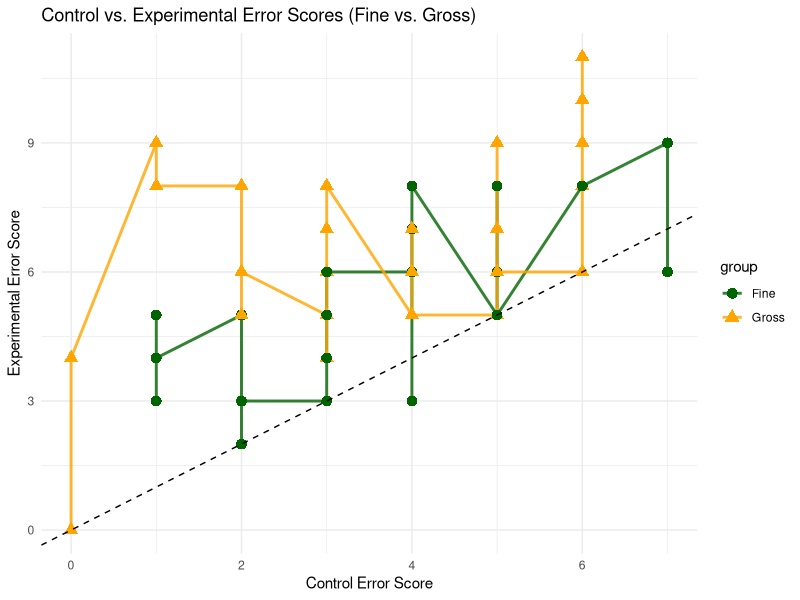
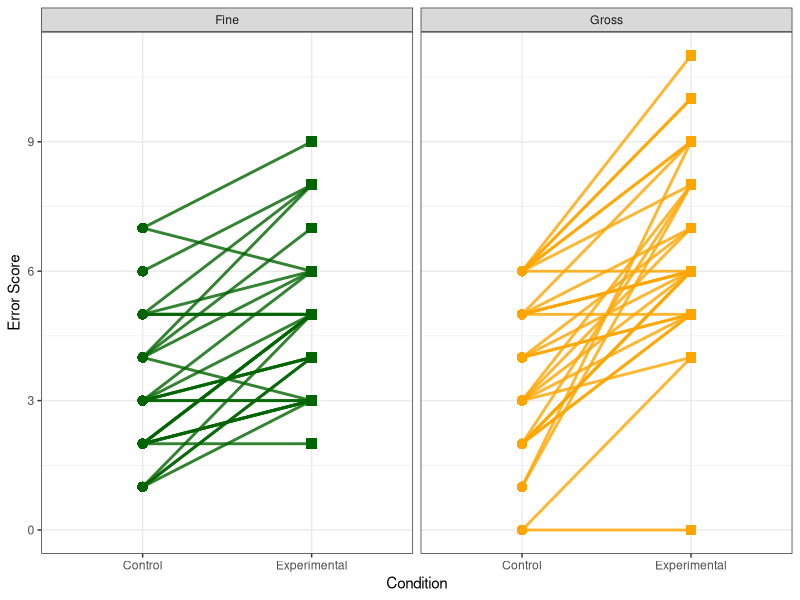

Write the R code that produced these figures, in order. (Note: this script raises an error after producing the figures.)
## ---- chunk 1
library(tidyverse)
library(lmerTest)

data <- read_csv("task_error_data.csv") %>%
  na.omit()
## ---- chunk 2
library(tidyverse)

# 1A. Convert wide columns (FC_error, FM_error, GC_error, GM_error) to long
data_long <- data %>%
  pivot_longer(
    cols = c(FC_error, FM_error, GC_error, GM_error),
    names_to = "temp",
    values_to = "error"
  ) %>%
  mutate(
    group = if_else(str_detect(temp, "^F"), "Fine", "Gross"),
    condition = if_else(str_detect(temp, "C"), "Control", "Experimental")
  ) %>%
  select(-temp)

# 1B. (Optional) Handle duplicates if needed, e.g., by averaging:
data_long_clean <- data_long %>%
  group_by(Participants, group, condition) %>%
  summarize(error = mean(error, na.rm = TRUE), .groups = "drop")

# 1C. Pivot to wide format: one row per (Participants + group), columns = Control, Experimental
data_wide <- data_long_clean %>%
  pivot_wider(names_from = condition, values_from = error)




ggplot(data_wide, aes(x = Control, y = Experimental, color = group)) +
  # Connect Fine and Gross points for each participant
  geom_line(aes(group = group), size = 1, alpha = 0.8) +
  
  # Plot the points themselves
  geom_point(aes(shape = group), size = 3, stroke = 1) +
  
  # Custom shapes and colors
  scale_shape_manual(values = c("Fine" = 16, "Gross" = 17)) +
  scale_color_manual(values = c("Fine" = "darkgreen", "Gross" = "orange")) +
  
  # Optional reference line (diagonal)
  geom_abline(intercept = 0, slope = 1, linetype = "dashed") +
  
  # Labels and theme
  labs(
    title = "Control vs. Experimental Error Scores (Fine vs. Gross)",
    x = "Control Error Score",
    y = "Experimental Error Score"
  ) +
  theme_minimal()








## ---- chunk 3

data_long <- data %>%
  pivot_longer(cols = c(FC_error, FM_error, GC_error, GM_error),
               names_to = "temp",
               values_to = "error") %>%
  mutate(
    group = if_else(str_detect(temp, "F"), "Fine", "Gross"),
    condition = if_else(str_detect(temp, "C"), "Control", "Experimental")
  ) %>%
  select( - temp)

rdata_long <- data_long %>%
  pivot_wider(names_from = condition, values_from = error)


# Assuming 'data_long' has the following columns:
# participant, group (with values "Fine" or "Gross"), 
# condition (with values "Control" or "Experimental"), and error

scatter_combined <- ggplot(data_long, aes(x = condition, y = error, group = Participants, color = group)) +
  geom_line(size = 1, alpha = 0.8) +
  geom_point(aes(shape = condition), size = 3, stroke = 1) +
  facet_wrap(~ group) +
  theme_bw() +
  scale_shape_manual(values = c("Control" = 16, "Experimental" = 15)) +  # 16 = circle, 15 = square
  scale_color_manual(values = c("Fine" = "darkgreen", "Gross" = "orange")) +
  labs(#title = "Paired Observations by Group",
       x = "Condition",
       y = "Error Score") +
  theme(legend.position = "none")

scatter_combined

##scatterplot 

# 1. Convert your wide columns (FC_error, FM_error, GC_error, GM_error) to long format
data_long <- data %>%
  pivot_longer(
    cols = c(FC_error, FM_error, GC_error, GM_error),
    names_to = "temp",
    values_to = "error"
  ) %>%
  mutate(
    group = if_else(str_detect(temp, "^F"), "Fine", "Gross"),
    trial = if_else(str_detect(temp, "C"), "Control", "Experimental")
  )



# 2. Aggregate in case of duplicates, ensuring each participant-group-trial has a single value
data_long_clean <- data_long %>%
  group_by(Participants, group, trial) %>%
  summarize(error = mean(error, na.rm = TRUE), .groups = "drop")

# 3. Pivot so each row has 'Control' and 'Experimental' for a given participant-group
#    This yields 2 rows per participant (one for Fine, one for Gross), with columns:
#    Participants, group, Control, Experimental
data_wide <- data_long_clean %>%
  pivot_wider(
    names_from = c(trial, group),
    values_from = error
  ) %>%
  group_by(Participants) 

# 4. Plot Control vs. Experimental, colored by group (Fine or Gross)
ggplot(data_wide, aes(x = Control, y = Experimental, color = group)) +
  geom_point(size = 3) +
  geom_line(aes(group = Participants), size = 1, alpha = 0.8) +
  scale_color_manual(values = c("Fine" = "darkgreen", "Gross" = "orange")) +
  #geom_abline(intercept = 0, slope = 1, linetype = "dashed") +
  labs(
    title = "Control vs. Experimental Error Scores by Group",
    x = "Control Error Score",
    y = "Experimental Error Score"
  ) +
  theme_minimal()



library(ggplot2)

# Assuming your wide-format data (data_wide) has the following columns:
# Participants, Control_Fine, Experimental_Fine, Control_Gross, Experimental_Gross

ggplot(data_wide) +
  # Plot Fine group points
  geom_point(aes(x = Control_Fine, y = Experimental_Fine), 
             color = "darkgreen", shape = 16, size = 3) +
  # Plot Gross group points
  geom_point(aes(x = Control_Gross, y = Experimental_Gross), 
             color = "orange", shape = 17, size = 3) +
  # Connect Fine and Gross points for each participant
  geom_segment(aes(x = Control_Fine, y = Experimental_Fine, 
                   xend = Control_Gross, yend = Experimental_Gross),
               color = "black", linetype = "dashed", size = 0.8) +
  
  labs(title = "Control vs. Experimental Error Scores by Group",
       x = "Control Error Score",
       y = "Experimental Error Score") +
  theme_minimal()


library(tidyverse)






#ggsave("fig1.1.jpg", width = 8, height = 6, dpi = 300)
## ---- chunk 4

model_poisson <- glmer(
  error ~ group * condition + (1 | Participants),
  data = data_long,
  family = poisson(link = "log")
)
summary(model_poisson)

## ---- chunk 5

set.seed(21)

# Assume rdata_long has columns: Participants, group, Control, Experimental
# Split data into Fine and Gross groups
rdata_fine <- rdata_long %>% filter(group == "Fine")
rdata_gross <- rdata_long %>% filter(group == "Gross")

# Define bootstrap parameters
nboot <- 10000
np_fine <- nrow(rdata_fine)
np_gross <- nrow(rdata_gross)

# Function to perform hierarchical bootstrap for one group
bootstrap_group <- function(data, np, nboot) {
  # Create a matrix of bootstrap indices for participants
  bootid <- matrix(sample(np, np * nboot, replace = TRUE), nrow = nboot)
  # Allocate a matrix to store bootstrap results:
  # Column 1: 20% trimmed mean for Control, 
  # Column 2: 20% trimmed mean for Experimental,
  # Column 3: 20% trimmed mean difference (Experimental - Control)
  bootres <- matrix(NA, nrow = nboot, ncol = 3)
  
  for (B in 1:nboot) {
    # Sample participants with replacement for this bootstrap iteration
    boot_sample <- data[bootid[B, ], ]
    # Compute the 20% trimmed means for Control and Experimental conditions
    boot_control <- mean(boot_sample$Control, trim = 0.2)
    boot_experimental <- mean(boot_sample$Experimental, trim = 0.2)
    boot_diff <- boot_experimental - boot_control
    # Store the results
    bootres[B, 1] <- boot_control
    bootres[B, 2] <- boot_experimental
    bootres[B, 3] <- boot_diff
  }
  return(bootres)
}

# Run bootstrap for each group
bootres_fine <- bootstrap_group(rdata_fine, np_fine, nboot)
bootres_gross <- bootstrap_group(rdata_gross, np_gross, nboot)

# Compute the between-group difference for each bootstrap iteration:
# Difference (Fine - Gross) for each measure:
bootres_between <- cbind(
  Control_Diff = bootres_fine[, 1] - bootres_gross[, 1],
  Experimental_Diff = bootres_fine[, 2] - bootres_gross[, 2],
  Difference_Diff = bootres_fine[, 3] - bootres_gross[, 3]
)

# I dont want this ^ I want it so that its Fine_diff = bootres_experiental - bootstres_control,


## ---- chunk 6
# Summary statistics for Fine group difference (Experimental - Control)
fine_diff <- bootres_fine[, 3]
fine_trimmed_mean <- mean(fine_diff, trim = 0.2)
fine_sd <- sd(fine_diff)
fine_ci <- quantile(fine_diff, probs = c(0.025, 0.975), type = 6)
p_fine <- 2 * min(mean(fine_diff < 0), mean(fine_diff > 0))

# Summary statistics for Gross group difference (Experimental - Control)
gross_diff <- bootres_gross[, 3]
gross_trimmed_mean <- mean(gross_diff, trim = 0.2)
gross_sd <- sd(gross_diff)
gross_ci <- quantile(gross_diff, probs = c(0.025, 0.975), type = 6)
p_gross <- 2 * min(mean(gross_diff < 0), mean(gross_diff > 0))

# Summary statistics for the Between-Group Difference (Fine Difference - Gross Difference)
between_diff <- bootres_between[, 3]
between_trimmed_mean <- mean(between_diff, trim = 0.2)
between_sd <- sd(between_diff)
between_ci <- quantile(between_diff, probs = c(0.025, 0.975), type = 6)
p_between <- 2 * min(mean(between_diff < 0), mean(between_diff > 0))

# Print the results
cat("Fine Group Difference (20% trimmed):\n")
cat("  Mean =", fine_trimmed_mean, "\n")
cat("  SD   =", fine_sd, "\n")
cat("  95% CI =", fine_ci, "\n")
cat("  p-value =", p_fine, "\n\n")

cat("Gross Group Difference (20% trimmed):\n")
cat("  Mean =", gross_trimmed_mean, "\n")
cat("  SD   =", gross_sd, "\n")
cat("  95% CI =", gross_ci, "\n")
cat("  p-value =", p_gross, "\n\n")

cat("Between-Group Difference (20% trimmed):\n")
cat("  Mean =", between_trimmed_mean, "\n")
cat("  SD   =", between_sd, "\n")
cat("  95% CI =", between_ci, "\n")
cat("  p-value =", p_between, "\n")



## ---- chunk 7
# Create data frames for the within-group bootstrap results
boot_df_fine <- data.frame(
  Estimate = bootres_fine[, 3],
  Measure = "Fine Difference"
)
boot_df_gross <- data.frame(
  Estimate = bootres_gross[, 3],
  Measure = "Gross Difference"
)

# Create a data frame for the between-group differences
boot_df_between <- data.frame(
  Estimate = bootres_between[, 3],
  Measure = "Between-Group Difference"
)

# Combine all into one data frame for plotting
boot_df_all <- bind_rows(boot_df_fine, boot_df_gross, boot_df_between)
boot_df_all$Measure <- factor(boot_df_all$Measure, levels = c("Fine Difference", "Gross Difference", "Between-Group Difference"))



## ---- chunk 8
# Calculate 95% confidence intervals
ci_df <- boot_df_all %>%
  group_by(Measure) %>%
  summarise(
    Mean = mean(Estimate),
    Lower_CI = quantile(Estimate, 0.025),
    Upper_CI = quantile(Estimate, 0.975)
  )

#Something has changed
# Plot
ggplot(boot_df_all, aes(x = Estimate, color = Measure, fill = Measure)) +
  geom_density(size = 0.8, alpha = 0.4) +
  # Vertical line for mean
  geom_vline(data = ci_df, aes(xintercept = Mean), color = "black", 
             linetype = "dashed", size = .8) +
  # Confidence intervals as horizontal segments
  geom_segment(data = ci_df, aes(x = Lower_CI, xend = Upper_CI, y = 0, yend = 0), color = "black",
               size = 3, lineend = "round") +
  facet_wrap(~ Measure, scales = "free_x") +
  scale_color_manual(values = c("Fine Difference" = "darkgreen", 
                                "Gross Difference" = "orange", 
                                "Between-Group Difference" = "blue")) +
  scale_fill_manual(values = c("Fine Difference" = "darkgreen", 
                               "Gross Difference" = "orange", 
                               "Between-Group Difference" = "blue")) +
  labs(#title = "Bootstrap Distributions of 20% Trimmed Means (Differences)",
       x = "Bootstrap Estimate (Error Difference)",
       y = "Density") +
  theme(legend.position = "none") 

ggsave("fig2_high_boot.jpg", width = 8, height = 6, dpi = 300)
